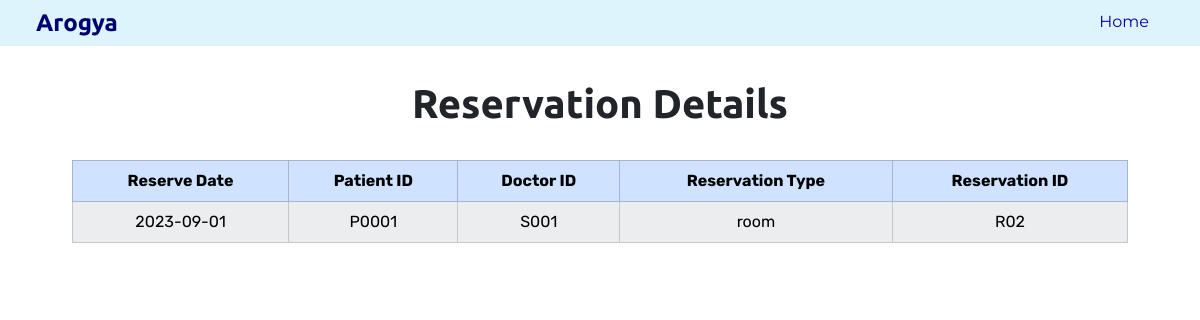
Screenshot of /staff/reservations.php with the database file from the repository.
### tables this page shows
CREATE TABLE `reservation` (
  `id` int(11) NOT NULL,
  `reserve_date` date DEFAULT NULL,
  `patient_id` char(5) DEFAULT NULL,
  `doctor_id` char(5) DEFAULT NULL,
  `reservation_type` enum('room','ward','theatre','') DEFAULT NULL,
  `reservation_id` char(4) DEFAULT NULL
);

### staff/reservations.php (the view, shortened to what this page needs)
<!DOCTYPE html>
<html lang="en">
<head>
    <link href="https://cdn.jsdelivr.net/npm/bootstrap@5.3.1/dist/css/bootstrap.min.css" rel="stylesheet"
 />
    <link rel="stylesheet" href="../css/staff.css" />
</head>
<body>
    <section id="staffheader">
        <div class="container">
            <nav class="navbar navbar-expand-lg fixed-top p-0" style="background-color: #ddf4fc" id="navigationbar">
                <div class="container-fluid">
                    <a class="navbar-brand" href="room.html"> Arogya </a>
                    <div class="collapse navbar-collapse" id="navbarSupportedContent">
                        <ul class="nav nav-underline ms-auto p-0" id="pillNav2">
                            <li class="nav-item">
                                <a class="nav-link" href="room.html">Home</a>
                            </li>
                        </ul>
                    </div>
                </div>
            </nav>
        </div>
    </section>
    <section id="staffmanagement">
        <div class="container">
            <h2>Reservation Details</h2>
            <br />
            <div class="table-responsive">
                <table class="table table-light table-bordered table-striped">
                    <thead>
                        <tr class="table-primary">
                            <th scope="col">Reserve Date</th>
                            <th scope="col">Patient ID</th>
                            <th scope="col">Doctor ID</th>
                            <th scope="col">Reservation Type</th>
                            <th scope="col">Reservation ID</th>
                        </tr>
                    </thead>
                    <tbody>
                        <?php
                        $servername = "localhost";
                        $username = "root";
                        $password = "";
                        $dbname = "db_arogya";
                        $conn = new mysqli($servername, $username, $password, $dbname);
                        $sql = "SELECT * FROM reservation ORDER BY reservation_id";
                        $result = $conn->query($sql);
                        if ($result->num_rows > 0) {
                            while ($row = $result->fetch_assoc()) {
                                echo "<tr>";
                                echo "<td>" . $row["reserve_date"] . "</td>";
                                echo "<td>" . $row["patient_id"] . "</td>";
                                echo "<td>" . $row["doctor_id"] . "</td>";
                                echo "<td>" . $row["reservation_type"] . "</td>";
                                echo "<td>" . $row["reservation_id"] . "</td>";
                                echo "</tr>";
                            }
                        } else {
                            echo "<tr><td colspan='5'>No records found</td></tr>";
                        }
                        ?>
                    </tbody>
                </table>
            </div>
        </div>
    </section>
</body>
</html>

### css/staff.css (style rules this page uses)
body { font-family: "Rubik", sans-serif; }
h2 { font-family: "ubuntu", sans-serif; font-size: 2.5rem; font-weight: 700; }
.container-fluid { padding: 0% 3%; }
.navbar { padding: 10px 0; }
.navbar-brand { font-family: "Ubuntu", sans-serif; font-size: 1.5rem; font-weight: bold; color: #000071; }
.nav-item { padding: 0 15px; }
.nav-link { font-size: 1rem; font-family: "Montserrat", sans-serif; font-weight: 400; color: #0000a1; }
#patientmanagement, #staffmanagement, #viewdoctors, #manageall, #setavailabledoctor { padding: 80px 60px 0px; text-align: center; }

### rows the page displays
reservation: reserve_date "2023-09-01", patient "P0001", doctor "S001", reservation_type "room", reservation "R02"
